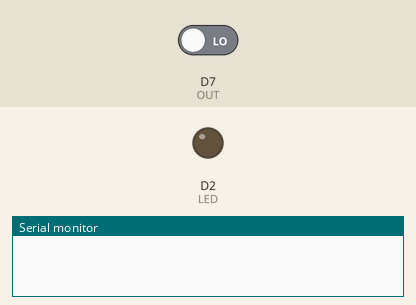
Simulated run of this sketch. Board: ESP8266 (NodeMCU). On the bench: output pins drawn as LEDs (lit = HIGH), the last lines printed to the serial monitor. Inputs (shaded band) come from the test bench; at power-on: D7 (OUT) LOW.

Above: at 1.2 s.
1.3 s: D7 (OUT) driven HIGH
At 1.8 s:
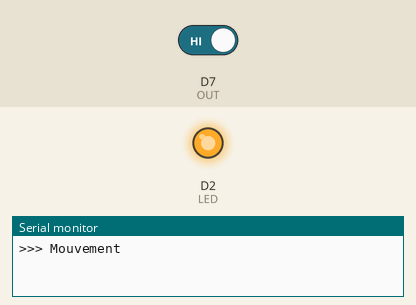
2.8 s: D7 (OUT) driven LOW
At 4.1 s:
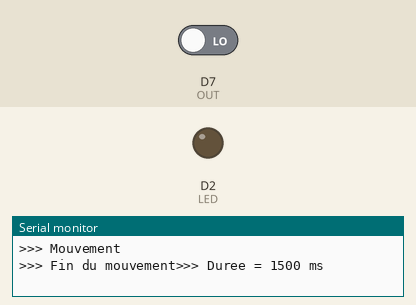
Timing chart, 0 to 5.8 s (numbered marks = the images above; inputs shaded):
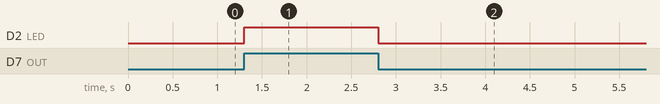

Measured:
- after the input at 1.3 s, D2 (LED): LOW → HIGH at once
- after the input at 2.8 s, D2 (LED): HIGH → LOW at once

The sketch:

detecteur_presence.ino
```cpp
// (licence header left out)
#define LED D2    //Broche de la LED
#define OUT D7     //Broche du capteur PIR

int status = LOW;     //Statut du mouvement : LOW : pas de mouvement détecté
bool outValue = 0;    //Valeur du capteur
long beginTime = 0;   //instant du déclenchement lors de la ldétection d'un mouvement

void setup()
{

	pinMode(LED, OUTPUT); //LED en sortie
	pinMode(OUT, INPUT);  //Broche du capteur en entrée
	Serial.begin(9600);   //Vitesse de communication à 9600 bauds

}//End setup

void loop(){

	outValue = digitalRead(OUT);                            //Lire létat du capteur

	if (outValue == HIGH)                                   //Détection d'un mouvement
	{
		digitalWrite(LED, HIGH);                              //Allume la LED

		if (status == LOW)
		{
			Serial.println(">>> Mouvement ");
			status = HIGH;                                    //Mise à jour du statut du capteur
			beginTime = millis();                             //Sauvegarde du temps

		}//End if

	}
	else                                                  //Aucun mouvement
	{

		digitalWrite(LED, LOW);                             //Eteint la LED

		if(status == HIGH)                                  //Fin de détection
		{
			Serial.print(">>> Fin du mouvement");
			status = LOW;                                     //Mise à jour du statut du capteur
			unsigned long duree = millis() - beginTime;       //Calcul de la durée du mouvement
			Serial.print(">>> Duree = ");
			Serial.print(duree);
      		Serial.println(" ms");

		}//End if
	}//End else
}//End loop
```
